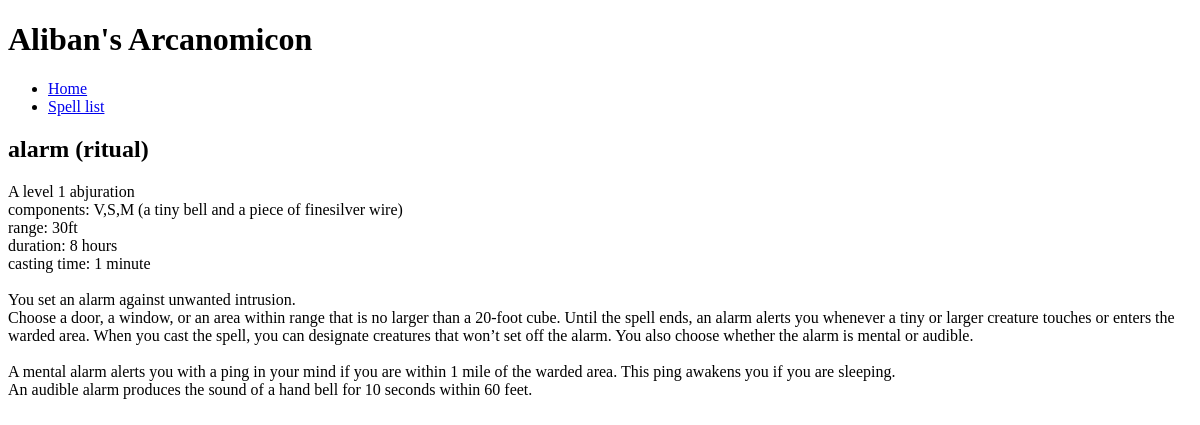
Before: /spell/6 with the older database file.
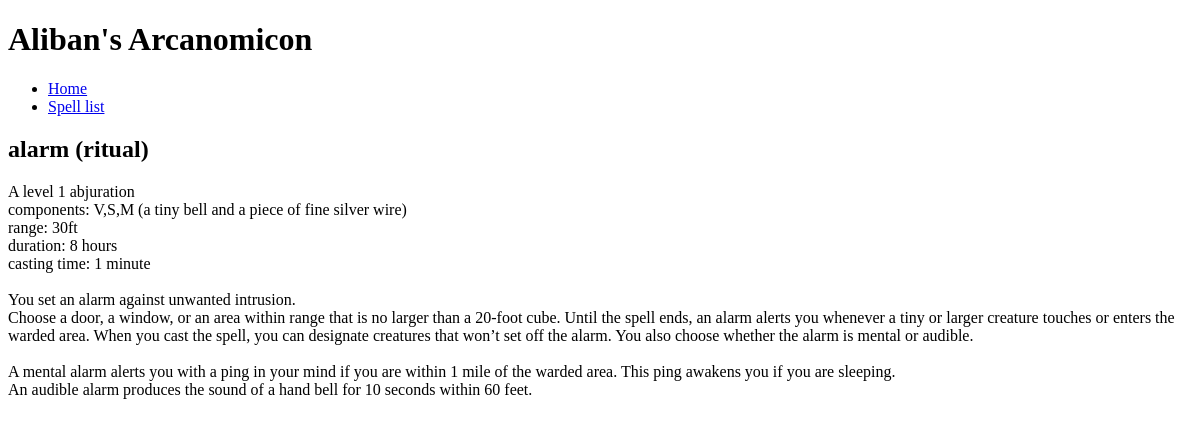
After: the same page with the newer database file.
### tables this page shows
CREATE TABLE spell (id INTEGER PRIMARY KEY AUTOINCREMENT, name STRING, description TEXT, level INTEGER, components STRING, concentration INTEGER, ritual INTEGER, damage STRING, range INTEGER REFERENCES range (id), duration INTEGER REFERENCES duration (id), castingtime STRING REFERENCES castingtime (id), school INTEGER REFERENCES school (id));

### script.py (the view)
@app.route('/spell/<path:id>')
def spell(id):
    conn = sqlite3.connect('spells.db')
    cur = conn.cursor()
    cur.execute('SELECT spell.id, spell.name, spell.description, spell.level, spell.components, spell.concentration, spell.ritual, spell.damage, range.name, duration.name, castingtime.name, school.name FROM spell INNER JOIN range ON range.id = spell.range INNER JOIN duration ON duration.id = spell.duration INNER JOIN castingtime ON castingtime.id = spell.castingtime INNER JOIN school ON school.id = spell.school WHERE spell.id == "{}"'.format(id))
    result = cur.fetchall()
    spell = list(result[0])
    spell[2] = spell[2].split('\n')
    return render_template('spell.html', spell=spell)

### templates/spell.html (shortened to what this page needs)
{% extends "layout.html" %}
{% block content %}
<div id="content">
    <h2>
        {{ spell[1] }}
        {% if spell[6] == 1 %}
            (ritual)
        {% endif %}
    </h2>
    A level {{ spell[3] }} {{ spell[11] }}
    <br>
    components: {{ spell[4] }} <br>
    range: {{ spell[8] }} <br>
    duration:
    {{ spell[9] }}
    <br>
    casting time: {{ spell[10] }} <br>
    <br>
    {% for para in spell[2] %}
        {{ para }}<br>
    {% endfor %}
</div>
{% endblock content %}

Changed rows visible on the page:
changed spell "alarm": components "V,S,M (a tiny bell and a piece of finesilver wire)" → "V,S,M (a tiny bell and a piece of fine silver wire)"
